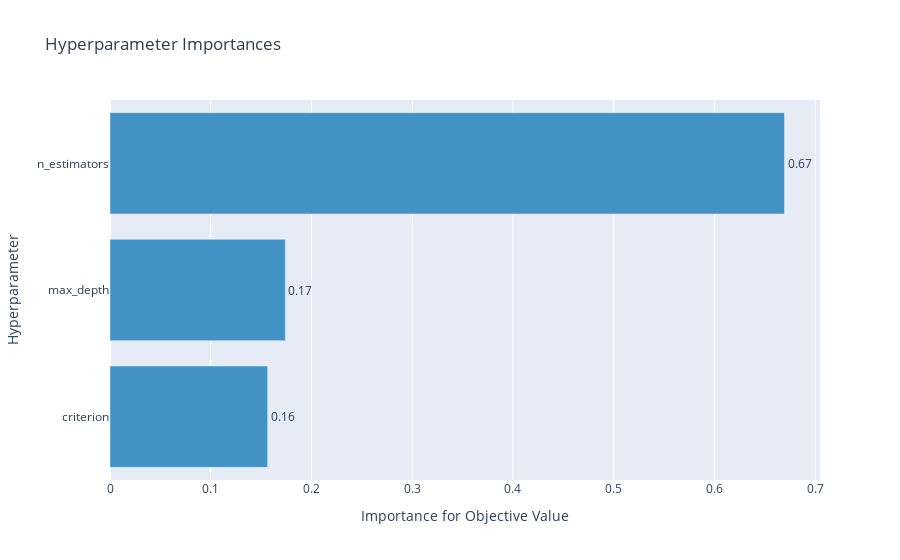

Notebook source saved alongside this figure:
### Markdown cell above
We can also use some evaluation function to determine which hyperparameter affected tuning and improvement more.

### Code cell
plot_param_importances(study)

### Figure 1 — Plotly figure (JSON) as saved in the notebook; plotly's stock layout.template omitted (floating-point values rounded to 4 significant figures)
{"data": [{"cliponaxis": false, "hovertemplate": ["criterion (CategoricalDistribution): 0.15648293120921006<extra></extra>", "max_depth (IntUniformDistribution): 0.17398508848260152<extra></extra>", "n_estimators (IntUniformDistribution): 0.6695319803081884<extra></extra>"], "marker": {"color": "rgb(66,146,198)"}, "orientation": "h", "text": ["0.15648293120921006", "0.17398508848260152", "0.6695319803081884"], "textposition": "outside", "texttemplate": "%{text:.2f}", "type": "bar", "x": [0.1565, 0.174, 0.6695], "y": ["criterion", "max_depth", "n_estimators"]}], "layout": {"autosize": true, "showlegend": false, "title": {"text": "Hyperparameter Importances"}, "xaxis": {"autorange": true, "range": [0, 0.7048], "title": {"text": "Importance for Objective Value"}, "type": "linear"}, "yaxis": {"autorange": true, "range": [-0.5, 2.5], "title": {"text": "Hyperparameter"}, "type": "category"}}}
